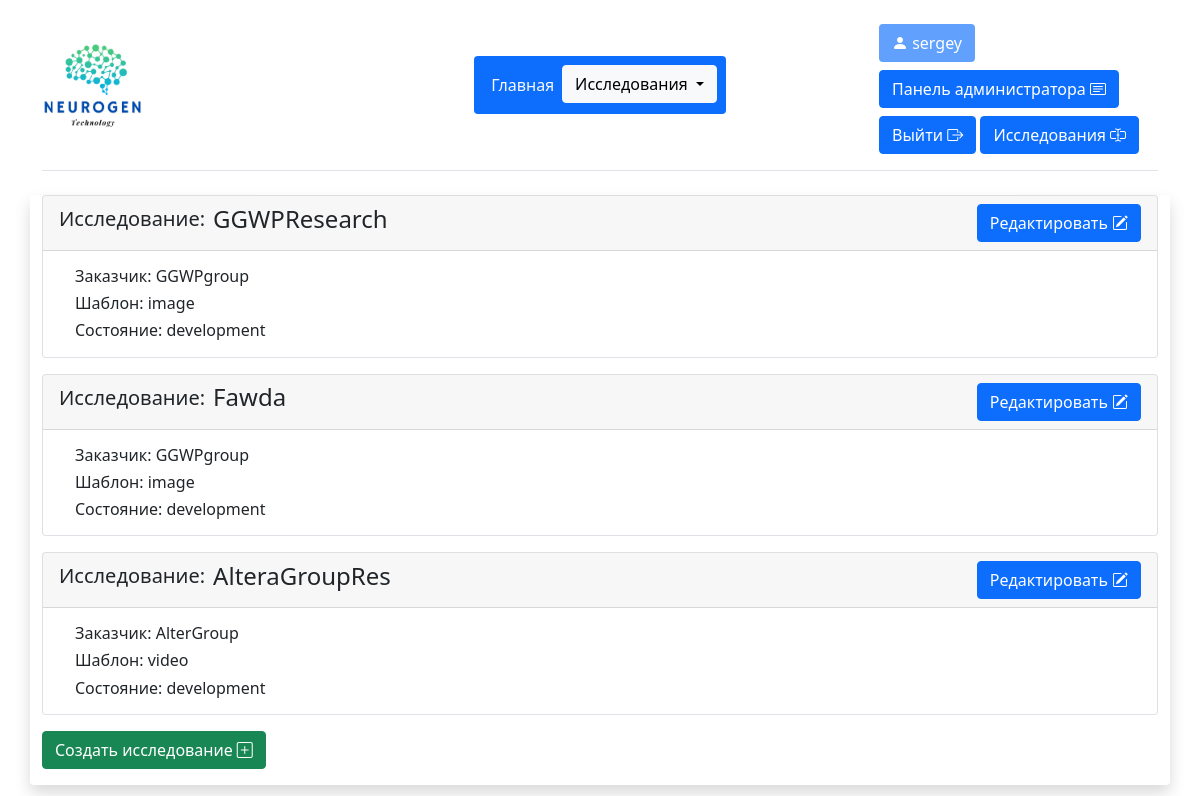
The app's page /portal/develop (signed in) with its own data.
### Reserches/models.py (models this page shows, shortened)
class ImageResearch(models.Model):
    base_research = models.ForeignKey(Research, verbose_name='Основное исследование', on_delete=models.CASCADE)
    image_to_react = models.ImageField(upload_to='img/%Y/%m/%d', verbose_name='Изображение')
    def get_edit_url(self):
        return reverse("edit_image", kwargs={"pk": self.pk})
    class Meta:
        verbose_name = 'Изображение'
        verbose_name_plural = 'Изображение'

class Research(models.Model):
    DEVELOPMENT = "development"
    PUBLISHED = "published"
    DONE = "done"
    STATES = (
        (DEVELOPMENT, 'Разработка'),
        (PUBLISHED, 'Опубликовано'),
        (DONE, 'Завершено'),
    )
    PATTERN_1 = 'image'
    PATTERN_2 = 'video'
    PATTERNS = (
        (PATTERN_1, 'Изображение'),
        (PATTERN_2, 'Видео'),
    )
    research_name = models.CharField('Название исследования', max_length=100)
    research_customer = models.ForeignKey(Customer, verbose_name='Заказчик', on_delete=models.CASCADE)
    research_date_create = models.DateTimeField('Дата создания', auto_now_add=True)
    research_state = models.CharField(max_length=11, verbose_name='Состояние исследования', choices=STATES, default=DEVELOPMENT)
    research_date_published = models.DateTimeField('Дата публикации', auto_now=True)
    research_pattern = models.CharField(max_length=20, verbose_name='Шаблон исследования', choices=PATTERNS, default=PATTERN_1)
    research_description = models.TextField(verbose_name='Краткое описание', blank=True)
    class Meta:
        verbose_name = 'Исследование'
        verbose_name_plural = 'Исследования'
        ordering = ['id']

class Customer(models.Model):
    customer_name = models.CharField('Наименование заказчика', max_length=100)
    customer_phone = models.CharField('Номер телефона', max_length=16)
    customer_date_register = models.DateTimeField(auto_now_add=True)
    customer_region = models.ForeignKey(Region, verbose_name='Регион', on_delete=models.CASCADE)
    def __str__(self):
        return str(self.customer_name)
    class Meta:
        verbose_name = 'Заказчик'
        verbose_name_plural = 'Заказчики'
        ordering = ['id']

class VideoResearch(models.Model):
    base_research = models.ForeignKey(Research, verbose_name='Основное исследование', on_delete=models.CASCADE)
    video_to_react = models.FileField(upload_to='video/', validators=[FileExtensionValidator(allowed_extensions=['mp4'])], verbose_name='Видеоролик',)
    def get_edit_url(self):
        return reverse("edit_video", kwargs={"pk": self.pk})
    class Meta:
        verbose_name = 'Видеоролик'
        verbose_name_plural = 'Видеоролик'

### Reserches/views.py (the view)
# urls.py: path('develop', views.ShowDevelopView.as_view(), name = 'develop'),
class ShowDevelopView(UserPassesTestMixin, ListView):
    model = models.Research
    template_name = 'Reserches/develop.html'
    context_object_name = 'posts'
    login_url = '/portal/login'
    def test_func(self):
        return self.request.user.is_staff
    def get_queryset(self):
        list_1 = []
        qs1 = models.ImageResearch.objects.filter(base_research__research_state='development')
        qs2 = models.VideoResearch.objects.filter(base_research__research_state='development')
        for el in qs1:
            list_1.append(el)
        for el in qs2:
            list_1.append(el)
        return list_1

### Reserches/templates/Reserches/develop.html (shortened to what this page needs)
{% extends 'Reserches/layout.html' %}
{% block content %}
<div class="container pb-3 shadow rounded">
{% for p in posts %}
    <div class="card border-bottom mb-3">
        <div class="card-header d-flex align-items-center justify-content-md-between">
            <div class="container d-flex align-items-center ps-0">
                <h5 class="me-2">Исследование:</h5>
                <h4>{{ p.base_research.research_name }}</h4>
            </div>
            <a href="{{ p.get_edit_url }}" class="btn btn-primary d-flex">Редактировать<i class="bi bi-pencil-square ms-1"></i></a>
        </div>
        <div class="card-body ms-3">
            <h6 class="card-title">Заказчик: {{ p.base_research.research_customer }}</h6>
            <h6 class="card-text">Шаблон: {{ p.base_research.research_pattern }}</h6>
            <h6 class="card-text">Состояние: {{ p.base_research.research_state }}</h6>
        </div>
    </div>
        {% endfor %}
    <a href="{% url 'create_research' %}" class="btn btn-success">Создать исследование<i class="bi bi-plus-square ms-1"></i></a>
</div>
{% endblock content %}

### Reserches/templates/Reserches/layout.html (shortened to what this page needs)
{% load static %}
<!DOCTYPE html>
<html lang="ru">
<head>
    <link rel="stylesheet" href="https://cdn.jsdelivr.net/npm/bootstrap@5.1.3/dist/css/bootstrap.min.css">
    <link rel="stylesheet" href="https://cdn.jsdelivr.net/npm/bootstrap-icons@1.8.3/font/bootstrap-icons.css">
</head>
<body>
    <div class="container">
        <header class="d-flex flex-wrap align-items-center justify-content-center justify-content-md-between py-3 mb-4 border-bottom">
            <a href="{% url 'index' %}" class="d-flex align-items-center col-md-3">
                <img src="{% static 'logo.ico' %}" width="100px" alt="">
            </a>
            <ul class="nav col-12 col-md-auto mb-2 justify-content-center mb-md-0 p-2 btn bg-primary">
                <li><a href="{% url 'index' %}" class="nav-link px-2 link-light">Главная</a></li>
                <li>
                    <div class="dropdown">
                        <button class="btn btn-light dropdown-toggle" type="button" id="dropdownMenuButton1" data-bs-toggle="dropdown" aria-expanded="false">
                            Исследования
                        </button>
                    </div>
                </li>
            </ul>
            <div class="col-md-3 justify-content-center">
                {% if request.user.is_authenticated %}
                    <button class="btn bg-primary text-white mt-2 mb-2" disabled>
                        <i class="bi bi-person-fill"></i>
                        {{request.user.username}}
                    </button>
                    {% if request.user.is_superuser %}
                        <a href="/admin/" class="btn btn-primary">
                            Панель администратора
                            <i class="bi bi-card-text"></i>
                        </a>
                    {% endif %}
                    <a href="{% url 'logout' %}" class="btn btn-primary {% if request.user.is_superuser %} mt-2 {% endif %}">
                        Выйти
                        <i class="bi bi-box-arrow-right"></i>
                    </a>
                {% endif %}
                <a href="{% url 'main' %}" class="btn btn-primary mt-2">
                    Исследования
                    <i class="bi bi-input-cursor-text"></i>
                </a>
            </div>
        </header>
    </div>
<main>
    {% block content %}{% endblock content %}
</main>
</body>
</html>

### records on screen
ImageResearch: base_research.research_name "GGWPResearch", base_research.research_customer "GGWPgroup", base_research.research_pattern "image", base_research.research_state "development"
ImageResearch: base_research.research_name "Fawda", base_research.research_customer "GGWPgroup", base_research.research_pattern "image", base_research.research_state "development"
VideoResearch: base_research.research_name "AlteraGroupRes", base_research.research_customer "AlterGroup", base_research.research_pattern "video", base_research.research_state "development"

### other values on screen
{{ request.user.username }} "sergey"
